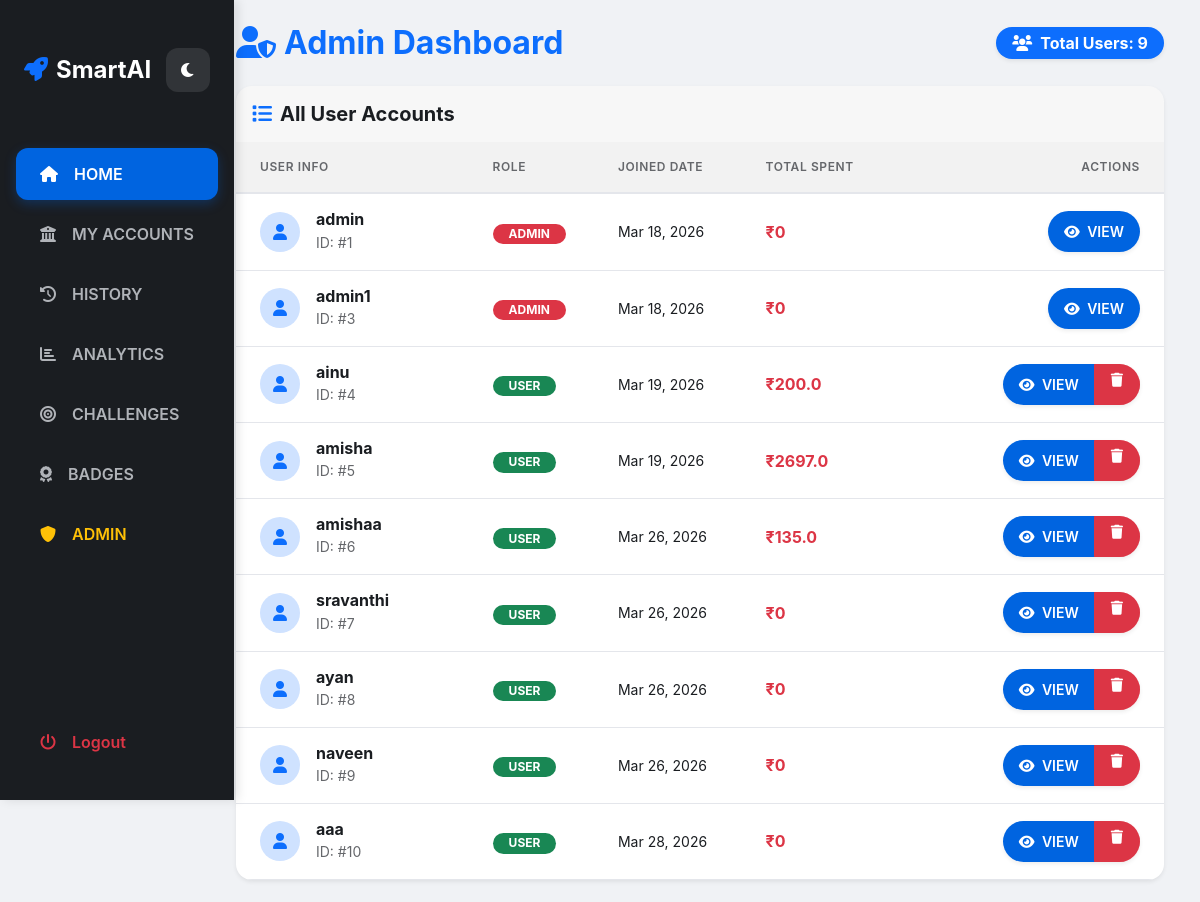
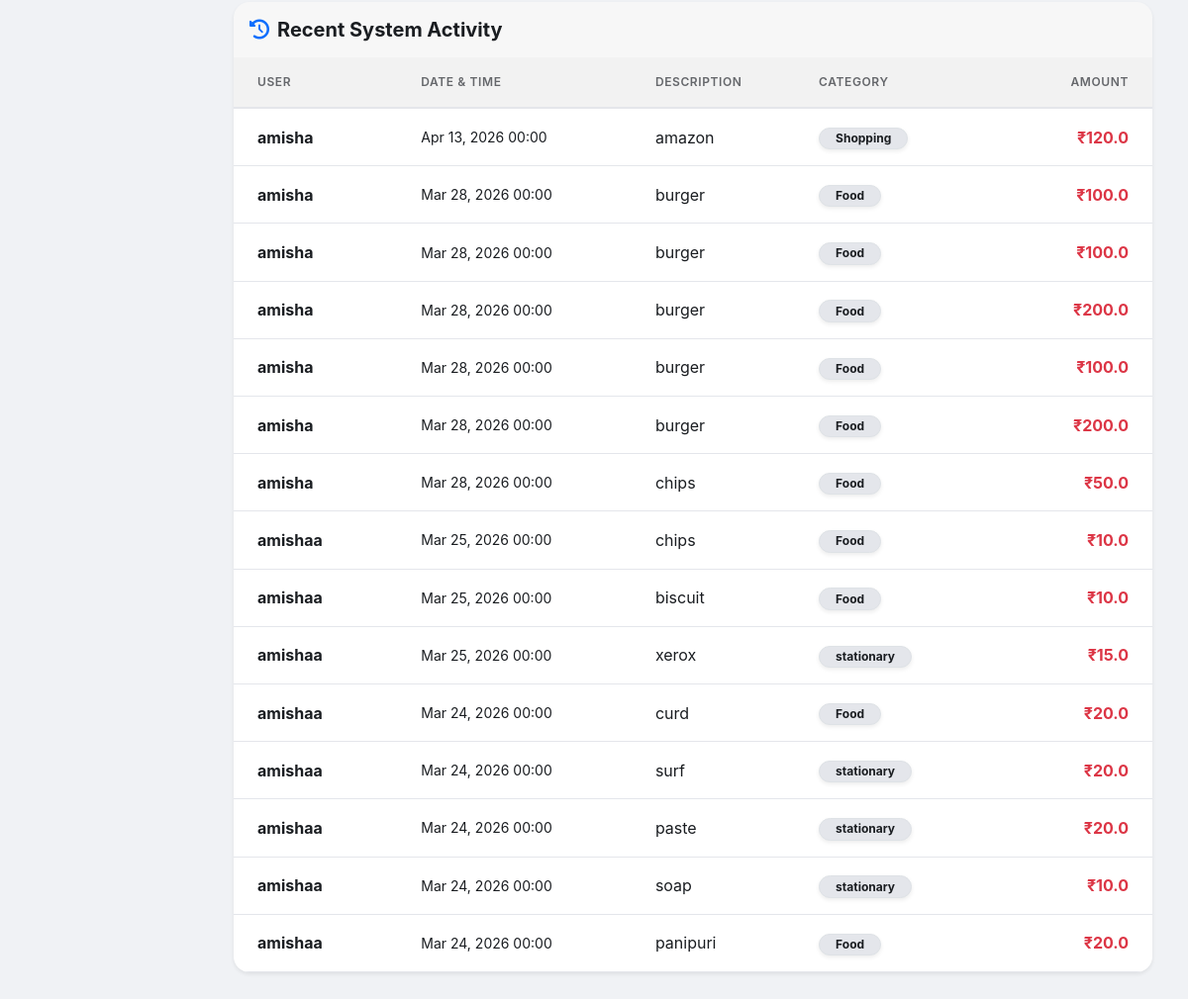
The page /admin (signed in) on the database its author committed (2 pictures, top to bottom).
### app.py (models this page shows)
class User(db.Model):
    id = db.Column(db.Integer, primary_key=True)
    username = db.Column(db.String(150), unique=True, nullable=False)
    password = db.Column(db.String(150), nullable=False)
    role = db.Column(db.String(50), default='user')
    joined_date = db.Column(db.DateTime, default=datetime.utcnow)
    budget_daily = db.Column(db.Float, default=0)
    budget_weekly = db.Column(db.Float, default=0)
    budget_monthly = db.Column(db.Float, default=0)
    badges = db.Column(db.String(1000), default="[]")
    challenges = db.Column(db.String(1000), default="[]") # Track claimed challenges

class Expense(db.Model):
    id = db.Column(db.Integer, primary_key=True)
    user_id = db.Column(db.Integer, db.ForeignKey('user.id'))
    amount = db.Column(db.Float)
    date = db.Column(db.DateTime, default=datetime.utcnow)
    description = db.Column(db.String(200))
    category = db.Column(db.String(50))
    mood = db.Column(db.String(50))
    payment_method = db.Column(db.String(50))
    bank_id = db.Column(db.Integer, db.ForeignKey('bank_account.id'), nullable=True)

### app.py (the view)
@app.route('/admin')
@admin_required
def admin_panel():
    users = User.query.all()
    all_expenses = Expense.query.order_by(Expense.date.desc()).limit(100).all()
    return render_template('admin.html', users=users, all_expenses=all_expenses)

### app.py (called while the page is built)
def admin_required(f):
    @wraps(f)
    def decorated_function(*args, **kwargs):
        if 'user_id' not in session or not session['user_id']:
            flash('Please login first', 'danger')
            return redirect(url_for('login'))
        user = User.query.get(session['user_id'])
        if not user:
            flash('Invalid session. Please login again', 'danger')
            session.clear()
            return redirect(url_for('login'))
        if user.role != 'admin':
            flash('Admin access required', 'danger')
            return redirect(url_for('dashboard'))
        return f(*args, **kwargs)
    return decorated_function

### templates/admin.html (shortened to what this page needs)
{% extends "base.html" %}
{% block content %}
<div class="container-fluid">
    <div class="d-flex justify-content-between align-items-center mb-4">
        <h2 class="fw-bold text-primary m-0"><i class="fas fa-user-shield me-2"></i>Admin Dashboard</h2>
        <div class="badge bg-primary rounded-pill px-3 py-2 fs-6 shadow-sm">
            <i class="fas fa-users me-2"></i>Total Users: {{ users|length }}
        </div>
    </div>
    <div class="card border-0 shadow-sm rounded-4 overflow-hidden mb-4">
        <div class="card-header py-3 border-0 bg-light">
            <h5 class="fw-bold m-0 text-dark"><i class="fas fa-list me-2 text-primary"></i>All User Accounts</h5>
        </div>
        <div class="table-responsive">
            <table class="table table-hover align-middle mb-0">
                <thead class="bg-light text-muted small text-uppercase">
                    <tr>
                        <th class="px-4 py-3 border-0">USER INFO</th>
                        <th class="py-3 border-0">ROLE</th>
                        <th class="py-3 border-0">JOINED DATE</th>
                        <th class="py-3 border-0">TOTAL SPENT</th>
                        <th class="px-4 py-3 border-0 text-end">ACTIONS</th>
                    </tr>
                </thead>
                <tbody>
                    {% for user in users %}
                    {% set user_expenses = all_expenses|selectattr('user_id', 'equalto', user.id)|list %}
                    {% set total_spent = user_expenses|sum(attribute='amount') %}
                    <tr>
                        <td class="px-4 py-3 border-0">
                            <div class="d-flex align-items-center">
                                <div class="bg-primary-subtle text-primary rounded-circle p-2 me-3" style="width: 40px; height: 40px; display: flex; align-items: center; justify-content: center;">
                                    <i class="fas fa-user"></i>
                                </div>
                                <div>
                                    <h6 class="fw-bold m-0 text-dark">{{ user.username }}</h6>
                                    <small class="text-muted">ID: #{{ user.id }}</small>
                                </div>
                            </div>
                        </td>
                        <td class="py-3 border-0">
                            <span class="badge {{ 'bg-danger' if user.role == 'admin' else 'bg-success' }} rounded-pill px-3">
                                {{ user.role|upper }}
                            </span>
                        </td>
                        <td class="py-3 border-0 text-muted small">
                            {{ user.joined_date.strftime('%b %d, %Y') }}
                        </td>
                        <td class="py-3 border-0">
                            <span class="fw-bold text-danger">₹{{ total_spent|round(2) }}</span>
                        </td>
                        <td class="px-4 py-3 border-0 text-end">
                            <div class="btn-group shadow-sm rounded-pill overflow-hidden">
                                <a href="{{ url_for('admin_user_dashboard', user_id=user.id) }}" class="btn btn-primary btn-sm px-3">
                                    <i class="fas fa-eye me-1"></i> VIEW
                                </a>
                                {% if user.role != 'admin' %}
                                <a href="{{ url_for('delete_user', id=user.id) }}" class="btn btn-danger btn-sm px-3"
                                   onclick="return confirm('Permanently delete user {{ user.username }}?')">
                                    <i class="fas fa-trash"></i>
                                </a>
                                {% endif %}
                            </div>
                        </td>
                    </tr>
                    {% endfor %}
                </tbody>
            </table>
        </div>
    </div>
    <div class="card border-0 shadow-sm rounded-4 overflow-hidden">
        <div class="card-header py-3 border-0 bg-light">
            <h5 class="fw-bold m-0 text-dark"><i class="fas fa-history me-2 text-primary"></i>Recent System Activity</h5>
        </div>
        <div class="table-responsive">
            <table class="table table-hover align-middle mb-0">
                <thead class="bg-light text-muted small text-uppercase">
                    <tr>
                        <th class="px-4 py-3 border-0">USER</th>
                        <th class="py-3 border-0">DATE & TIME</th>
                        <th class="py-3 border-0">DESCRIPTION</th>
                        <th class="py-3 border-0">CATEGORY</th>
                        <th class="px-4 py-3 border-0 text-end">AMOUNT</th>
                    </tr>
                </thead>
                <tbody>
                    {% for expense in all_expenses[:15] %}
                    {% set exp_user = users|selectattr('id', 'equalto', expense.user_id)|first %}
                    <tr>
                        <td class="px-4 py-3 border-0">
                            <span class="fw-bold text-dark">{{ exp_user.username if exp_user else 'System' }}</span>
                        </td>
                        <td class="py-3 border-0 text-muted small">
                            {{ expense.date.strftime('%b %d, %Y %H:%M') }}
                        </td>
                        <td class="py-3 border-0 text-dark">
                            {{ expense.description[:40] }}{{ '...' if expense.description|length > 40 }}
                        </td>
                        <td class="py-3 border-0">
                            <span class="badge bg-light text-dark rounded-pill px-3 border shadow-sm">{{ expense.category }}</span>
                        </td>
                        <td class="px-4 py-3 border-0 text-end">
                            <span class="fw-bold text-danger">₹{{ expense.amount }}</span>
                        </td>
                    </tr>
                    {% else %}
                    <tr><td colspan="5" class="text-center py-5 text-muted fw-bold">No recent activity logged.</td></tr>
                    {% endfor %}
                </tbody>
            </table>
        </div>
    </div>
</div>
{% endblock %}

### templates/base.html (shortened to what this page needs)
<!DOCTYPE html>
<html lang="en">
<head>
    <link href="https://cdn.jsdelivr.net/npm/bootstrap@5.3.0/dist/css/bootstrap.min.css" rel="stylesheet">
    <link rel="stylesheet" href="https://cdnjs.cloudflare.com/ajax/libs/font-awesome/6.0.0/css/all.min.css">
</head>
<body data-theme="light">
    {% if session.get('user_id') %}
    <div class="container-fluid p-0">
        <div class="row g-0">
            <div class="col-md-2 sidebar d-flex flex-column">
                <div class="d-flex justify-content-between align-items-center px-4 py-5">
                    <h4 class="m-0 text-white fw-bold"><i class="fas fa-rocket me-2 text-primary"></i>SmartAI</h4>
                    <div class="theme-toggle" id="themeToggle">
                    </div>
                </div>
                <div class="nav-links flex-grow-1">
                    <a href="{{ url_for('dashboard') }}" class="nav-item active" id="nav-home"><i class="fas fa-home me-3"></i> HOME</a>
                    <a href="#accounts" class="nav-item" id="nav-accounts"><i class="fas fa-university me-3"></i> MY ACCOUNTS</a>
                    <a href="#history" class="nav-item" id="nav-history"><i class="fas fa-history me-3"></i> HISTORY</a>
                    <a href="#analytics" class="nav-item" id="nav-analytics"><i class="fas fa-chart-bar me-3"></i> ANALYTICS</a>
                    <a href="#challenges" class="nav-item" id="nav-challenges"><i class="fas fa-bullseye me-3"></i> CHALLENGES</a>
                    <a href="#badges" class="nav-item" id="nav-badges"><i class="fas fa-award me-3"></i> BADGES</a>
                    {% if session.get('role') == 'admin' %}
                    <a href="{{ url_for('admin_panel') }}" class="text-warning"><i class="fas fa-shield-alt me-3"></i> ADMIN</a>
                    {% endif %}
                </div>
                <div class="mt-auto pb-4">
                    <a href="{{ url_for('logout') }}" class="text-danger"><i class="fas fa-power-off me-3"></i> Logout</a>
                </div>
            </div>
            <div class="col-md-10 main-content p-4">
                {% block content %}{% endblock %}
            </div>
        </div>
    </div>
    {% else %}
    <div class="auth-wrapper">
        {% block auth_content %}{% endblock %}
    </div>
    {% endif %}
</body>
</html>

### templates/base.html (style rules this page uses)
:root { --bg: #f0f2f5; --sidebar-bg: #1a1d21; --card-bg: #ffffff; --text-primary: #1a1d21; --text-muted: #65676b; --border-color: #e4e6eb; --accent-primary: #0064e0; --accent-success: #00a400; --accent-danger: #fa3e3e; --accent-warning: #ffba00; --nav-link: #b0b3b8; --nav-active: #ffffff; --nav-hover: rgba(255,255,255,0.1); }
body { background-color: var(--bg); color: var(--text-primary); font-family: 'Inter', -apple-system, BlinkMacSystemFont, 'Segoe UI', Roboto, sans-serif; transition: background-color 0.3s ease, color 0.3s ease; overflow-x: hidden; }
h1, h2, h3, h4, h5, h6 { color: var(--text-primary); font-weight: 700; }
.sidebar { min-height: 100vh; background: var(--sidebar-bg); color: white; box-shadow: 4px 0 10px rgba(0,0,0,0.1); position: fixed; z-index: 1000; width: inherit; }
.sidebar h4 { color: white !important; }
.main-content { margin-left: 16.666667%; transition: margin-left 0.3s; }
.sidebar a { color: var(--nav-link); text-decoration: none; display: flex; align-items: center; padding: 14px 24px; transition: 0.3s; border-radius: 12px; margin: 8px 16px; font-weight: 600; }
.sidebar a.active { background: var(--accent-primary); color: white !important; box-shadow: 0 4px 12px rgba(0,100,224,0.3); }
.card { border: 1px solid var(--border-color); background: var(--card-bg); box-shadow: 0 4px 20px rgba(0,0,0,0.08); margin-bottom: 24px; border-radius: 16px; transition: all 0.3s cubic-bezier(0.4, 0, 0.2, 1); color: var(--text-primary); }
.card h5, .card h6 { color: var(--text-primary) !important; margin-bottom: 1.25rem; }
.text-muted { color: var(--text-muted) !important; }
.bg-light { background-color: rgba(0, 0, 0, 0.03) !important; color: var(--text-primary) !important; }
.table { color: var(--text-primary) !important; background-color: transparent !important; }
.table thead th { color: var(--text-muted) !important; font-weight: 600; text-transform: uppercase; font-size: 0.75rem; letter-spacing: 0.05em; border-bottom: 2px solid var(--border-color) !important; background-color: rgba(0, 0, 0, 0.02) !important; }
.table td { color: var(--text-primary) !important; border-bottom: 1px solid var(--border-color) !important; background-color: transparent !important; }
.badge.bg-light { background-color: var(--border-color) !important; color: var(--text-primary) !important; }
.text-dark { color: var(--text-primary) !important; }
.theme-toggle { cursor: pointer; width: 44px; height: 44px; display: flex; align-items: center; justify-content: center; border-radius: 12px; background: var(--nav-hover); transition: 0.3s; }
.btn-primary { background-color: var(--accent-primary); border: none; border-radius: 10px; padding: 10px 24px; font-weight: 600; }

### templates/admin.html (style rules this page uses)
.bg-primary-subtle { background-color: rgba(0, 100, 224, 0.1); }

### rows shown on the page
User: username "admin", id "1", role "ADMIN", joined_date "Mar 18, 2026", total_spent "0"
User: username "admin1", id "3", role "ADMIN", joined_date "Mar 18, 2026", total_spent "0"
User: username "ainu", id "4", role "USER", joined_date "Mar 19, 2026", total_spent "200.0"
User: username "amisha", id "5", role "USER", joined_date "Mar 19, 2026", total_spent "2697.0"
User: username "amishaa", id "6", role "USER", joined_date "Mar 26, 2026", total_spent "135.0"
User: username "sravanthi", id "7", role "USER", joined_date "Mar 26, 2026", total_spent "0"
User: username "ayan", id "8", role "USER", joined_date "Mar 26, 2026", total_spent "0"
User: username "naveen", id "9", role "USER", joined_date "Mar 26, 2026", total_spent "0"
User: username "aaa", id "10", role "USER", joined_date "Mar 28, 2026", total_spent "0"
Expense: date "Apr 13, 2026 00:00", description "amazon", category "Shopping", amount "120.0"
Expense: date "Mar 28, 2026 00:00", description "burger", category "Food", amount "100.0"
Expense: date "Mar 28, 2026 00:00", description "burger", category "Food", amount "100.0"
Expense: date "Mar 28, 2026 00:00", description "burger", category "Food", amount "200.0"
Expense: date "Mar 28, 2026 00:00", description "burger", category "Food", amount "100.0"
Expense: date "Mar 28, 2026 00:00", description "burger", category "Food", amount "200.0"
Expense: date "Mar 28, 2026 00:00", description "chips", category "Food", amount "50.0"
Expense: date "Mar 25, 2026 00:00", description "chips", category "Food", amount "10.0"
Expense: date "Mar 25, 2026 00:00", description "biscuit", category "Food", amount "10.0"
Expense: date "Mar 25, 2026 00:00", description "xerox", category "stationary", amount "15.0"
Expense: date "Mar 24, 2026 00:00", description "curd", category "Food", amount "20.0"
Expense: date "Mar 24, 2026 00:00", description "surf", category "stationary", amount "20.0"
Expense: date "Mar 24, 2026 00:00", description "paste", category "stationary", amount "20.0"
Expense: date "Mar 24, 2026 00:00", description "soap", category "stationary", amount "10.0"
Expense: date "Mar 24, 2026 00:00", description "panipuri", category "Food", amount "20.0"

### other values the page prints
{{ users|length }} "9"
